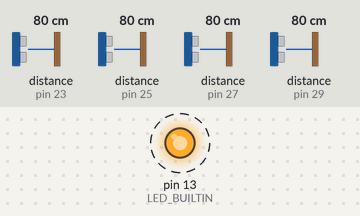
A sketch run on a simulated Arduino Mega 2560, built with avr-gcc and run on an emulated ATmega2560. On the bench: output pins drawn as LEDs (lit = HIGH). Wiring (inferred from the names in the program): 4 × ultrasonic range finder: trigger pin 22, echo pin 23 / trigger pin 24, echo pin 25 / trigger pin 26, echo pin 27 / trigger pin 28, echo pin 29. Dashed ring = blinking. Inputs (shaded band) come from the test bench; at power-on: distance to the obstacle (sensors on pin 23, pin 27, pin 25, pin 29) 80 cm. The echo pulse lasts 58.3 µs per cm; pins used as bus, display or sensor lines are not drawn; what the sketch prints to the serial monitor is not drawn.

Above: at 1.2 s.
1.3 s: distance to the obstacle (sensor on pin 23) set to 250 cm
3.5 s: distance to the obstacle (sensor on pin 27) set to 250 cm
6.5 s: distance to the obstacle (sensor on pin 25) set to 35 cm
9.5 s: distance to the obstacle (sensor on pin 25) set to 60 cm
Timing chart, 0 to 13.5 s (numbered marks = the images above; inputs shaded):
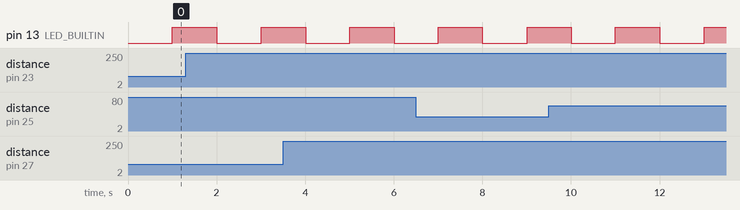

Measured:
- by itself, pin 13 (LED_BUILTIN): alternates HIGH for 1.0 s and LOW for 1.0 s

The sketch:

mega_sensor_controller.ino
```cpp
// Mega 센서/집게 컨트롤러 (조원 A)
// 담당: 초음파 4개 + 집게 서보 1개 + Pi와 시리얼 통신
// IMU / 모터 / 엔코더는 RRC Lite 담당이라 여기서 다루지 않는다.
#include "config.h"
#include "serial_protocol.h"
#include "ultrasonic.h"
#include "gripper.h"

static unsigned long seqRng = 0, seqGst = 0;
static unsigned long tUs = 0, tRng = 0, tGst = 0, tHb = 0;
static uint8_t usIdx = 0;
static long lastCmdId = 0;          // 마지막으로 처리한 $GRIP 명령 id
static char buf[96];
static char rx[64];
static uint8_t rxLen = 0;

static void sendGst() {
  snprintf(buf, sizeof(buf), "GST,%lu,%lu,%ld,%d,%d",
           seqGst++, millis(), lastCmdId, (int)gripperState(), gripperAngle());
  sendPacket(buf);
}

// 한 줄 예: "$GRIP,7,1*0C"  (\r\n은 제거된 상태)
static void handleLine(char* line) {
  if (line[0] != '$') return;
  char* star = strrchr(line, '*');
  if (!star || strlen(star) != 3) return;
  *star = 0;
  char* body = line + 1;
  char* end;
  long cs = strtol(star + 1, &end, 16);
  if (*end != 0 || cs != nmeaChecksum(body)) return;      // 체크섬 오류 → 폐기

  if (strncmp(body, "GRIP,", 5) != 0) return;             // 모르는 명령 → 무시
  char* p = body + 5;
  long id = strtol(p, &end, 10);
  if (end == p || *end != ',') return;
  p = end + 1;
  long action = strtol(p, &end, 10);
  if (end == p || *end != 0 || (action != 0 && action != 1)) return;

  gripperCommand((uint8_t)action);
  lastCmdId = id;
  sendGst();                                              // 즉시 응답
}

static void pollSerial() {
  while (Serial.available()) {
    char c = (char)Serial.read();
    if (c == '\n') {
      rx[rxLen] = 0;
      if (rxLen > 0) handleLine(rx);
      rxLen = 0;
    } else if (c != '\r') {
      if (rxLen < sizeof(rx) - 1) rx[rxLen++] = c;
      else rxLen = 0;                                     // 너무 긴 줄 → 폐기
    }
  }
}

void setup() {
  Serial.begin(115200);
  pinMode(LED_BUILTIN, OUTPUT);
  ultrasonicBegin();
  gripperBegin();
}

void loop() {
  unsigned long now = millis();

  pollSerial();
  gripperUpdate();

  if (now - tUs >= 30) {                 // 센서 1개씩 순환 측정 → 4개가 약 120 ms에 한 바퀴
    tUs += 30;
    ultrasonicUpdate(usIdx);
    usIdx = (usIdx + 1) & 3;
  }
  if (now - tRng >= 125) {               // 8 Hz
    tRng += 125;
    snprintf(buf, sizeof(buf), "RNG,%lu,%lu,%ld,%ld,%ld,%ld",
             seqRng++, now, ultrasonicGetMm(0), ultrasonicGetMm(1),
             ultrasonicGetMm(2), ultrasonicGetMm(3));
    sendPacket(buf);
  }
  if (now - tGst >= 500) {               // 2 Hz
    tGst += 500;
    sendGst();
  }
  if (now - tHb >= 1000) {               // 1초마다 LED 토글 (동작 표시)
    tHb += 1000;
    digitalWrite(LED_BUILTIN, !digitalRead(LED_BUILTIN));
  }
}
```

gripper.cpp
```cpp
#include <Arduino.h>
#include "config.h"
#include "gripper.h"

#if !SIM_GRIPPER
#include <Servo.h>
static Servo g_servo;
#endif

// 부팅 시 '열림'으로 가정한다. 실제 집게 위치와 다를 수 있음 (TODO_MEASURE)
static int g_angle  = GRIP_OPEN_DEG;
static int g_target = GRIP_OPEN_DEG;
static unsigned long g_tStep = 0;
static bool g_attached = false;

// 대회 규정 3.5.6: 심판의 시작 선언 전에 로봇이 기동하면 실격.
// 문의 17번 답변대로 시작 전에 부팅·초기화를 해 두므로, 부팅(또는 Pi가 포트를 열 때의
// 자동 리셋) 때 서보가 움직이면 안 된다. Servo.attach()는 즉시 펄스를 내보내 서보를
// 움직이므로, 첫 집게 명령($GRIP)을 받을 때까지 attach하지 않는다 (그동안 서보는 힘이 빠진 상태).
void gripperBegin() {
}

void gripperCommand(uint8_t action) {
#if !SIM_GRIPPER
  if (!g_attached) {
    g_servo.attach(GRIPPER_PIN, SERVO_MIN_US, SERVO_MAX_US);
    g_servo.write(g_angle);
    g_attached = true;
  }
#endif
  g_attached = true;
  g_target = (action == 1) ? GRIP_CLOSE_DEG : GRIP_OPEN_DEG;
}

void gripperUpdate() {
  if (!g_attached || g_angle == g_target) return;
  unsigned long now = millis();
  if (now - g_tStep < GRIP_STEP_MS) return;
  g_tStep = now;
  g_angle += (g_target > g_angle) ? 1 : -1;
#if !SIM_GRIPPER
  g_servo.write(g_angle);
#endif
}

GripState gripperState() {
  if (g_angle != g_target) return GRIP_MOVING;
  return (g_target == GRIP_CLOSE_DEG) ? GRIP_CLOSED : GRIP_OPEN;
}

int gripperAngle() { return g_angle; }
```

gripper.h
```cpp
#pragma once
#include <Arduino.h>

enum GripState : uint8_t { GRIP_OPEN = 0, GRIP_CLOSED = 1, GRIP_MOVING = 2 };

void gripperBegin();
void gripperCommand(uint8_t action);  // 0 = 열기, 1 = 닫기
void gripperUpdate();                 // loop에서 매번 호출 (1도씩 서서히 이동)
GripState gripperState();
int gripperAngle();
```

serial_protocol.h
```cpp
#pragma once
#include <Arduino.h>

// $ 와 * 사이 모든 문자의 XOR
inline uint8_t nmeaChecksum(const char* s) {
  uint8_t c = 0;
  while (*s) c ^= (uint8_t)*s++;
  return c;
}

// body = "RNG,..." ($, * 제외). 한 줄(\r\n)로 전송
inline void sendPacket(const char* body) {
  char cs[3];
  snprintf(cs, sizeof(cs), "%02X", nmeaChecksum(body));
  Serial.print('$'); Serial.print(body); Serial.print('*'); Serial.println(cs);
}
```

ultrasonic.cpp
```cpp
#include <Arduino.h>
#include "config.h"
#include "ultrasonic.h"

static long g_mm[4] = {0, 0, 0, 0};

#if SIM_ULTRASONIC
// SIM_ONLY: 센서마다 다른 모의값 (Pi 쪽 파서 테스트용)
void ultrasonicBegin() {}
void ultrasonicUpdate(uint8_t idx) {
  unsigned long t = millis();
  switch (idx) {
    case 0:  g_mm[0] = 1000 + lround(700 * sin(t / 2000.0f)); break;  // 300~1700 왕복
    case 1:  g_mm[1] = 1500; break;
    case 2:  g_mm[2] = 2000; break;
    default: g_mm[3] = ((t / 3000) % 2) ? 0 : 800; break;             // 3초마다 실패(0)
  }
}
#else
void ultrasonicBegin() {
  for (uint8_t i = 0; i < 4; i++) {
    pinMode(US_TRIG[i], OUTPUT);
    digitalWrite(US_TRIG[i], LOW);
    pinMode(US_ECHO[i], INPUT);
  }
}
void ultrasonicUpdate(uint8_t idx) {
  digitalWrite(US_TRIG[idx], LOW);  delayMicroseconds(2);
  digitalWrite(US_TRIG[idx], HIGH); delayMicroseconds(10);
  digitalWrite(US_TRIG[idx], LOW);
  unsigned long us = pulseIn(US_ECHO[idx], HIGH, 24000UL);  // 최대 약 4 m
  long mm = (long)(us * 0.343f / 2.0f);                     // 음속 343 m/s
  g_mm[idx] = (us == 0 || mm < 20 || mm > 4000) ? 0 : mm;
}
#endif

long ultrasonicGetMm(uint8_t idx) { return g_mm[idx & 3]; }
```

ultrasonic.h
```cpp
#pragma once
#include <Arduino.h>

void ultrasonicBegin();
void ultrasonicUpdate(uint8_t idx);   // 센서 idx(0~3) 한 개만 측정해 값 갱신
long ultrasonicGetMm(uint8_t idx);    // 마지막 측정값 (mm), 0 = 실패/범위 밖
```

config.h
```cpp
#pragma once
#include <stdint.h>

// ---- SIM / REAL 스위치 -------------------------------------------------
// 1 = 모의값 (부품 없이 테스트), 0 = 실제 하드웨어 사용
#define SIM_ULTRASONIC 0   // 2026-09-29 실측 확인 (전방 1개). 센서 없는 자리는 0(실패)으로 전송
#define SIM_GRIPPER    1   // 서보(DS3218) + 별도 전원 배선 후 0

// ---- 초음파 핀 (TODO_MEASURE: 실제 배선 후 확정) -------------------------
// 순서: 0=전방(front), 1=좌측(left), 2=우측(right), 3=후방(rear) -> ROS /range/<이름>
constexpr uint8_t US_TRIG[4] = {22, 24, 26, 28};
constexpr uint8_t US_ECHO[4] = {23, 25, 27, 29};

// ---- 집게 (TODO_MEASURE: 실제 집게를 달고 안전한 각도로 보정) ----------------
#define GRIPPER_PIN     9      // PWM 신호선. 전원은 Mega 5V가 아니라 별도 DC-DC + GND 공통
// DS3218 사양 (docs/hardware_reference.md): PWM 500~2500 us = 0~180도, 중립 1500 us,
// 사용 전압 4.8~6.8 V (XL4015 6.0 V 출력 사용). Arduino Servo 기본값(544~2400 us)을 쓰면 각도가 어긋난다.
#define SERVO_MIN_US    500
#define SERVO_MAX_US    2500
#define GRIP_OPEN_DEG   40     // SIM_ONLY
#define GRIP_CLOSE_DEG  120    // SIM_ONLY
#define GRIP_STEP_MS    15     // 1도 이동 간격 (작을수록 빠름)
```
